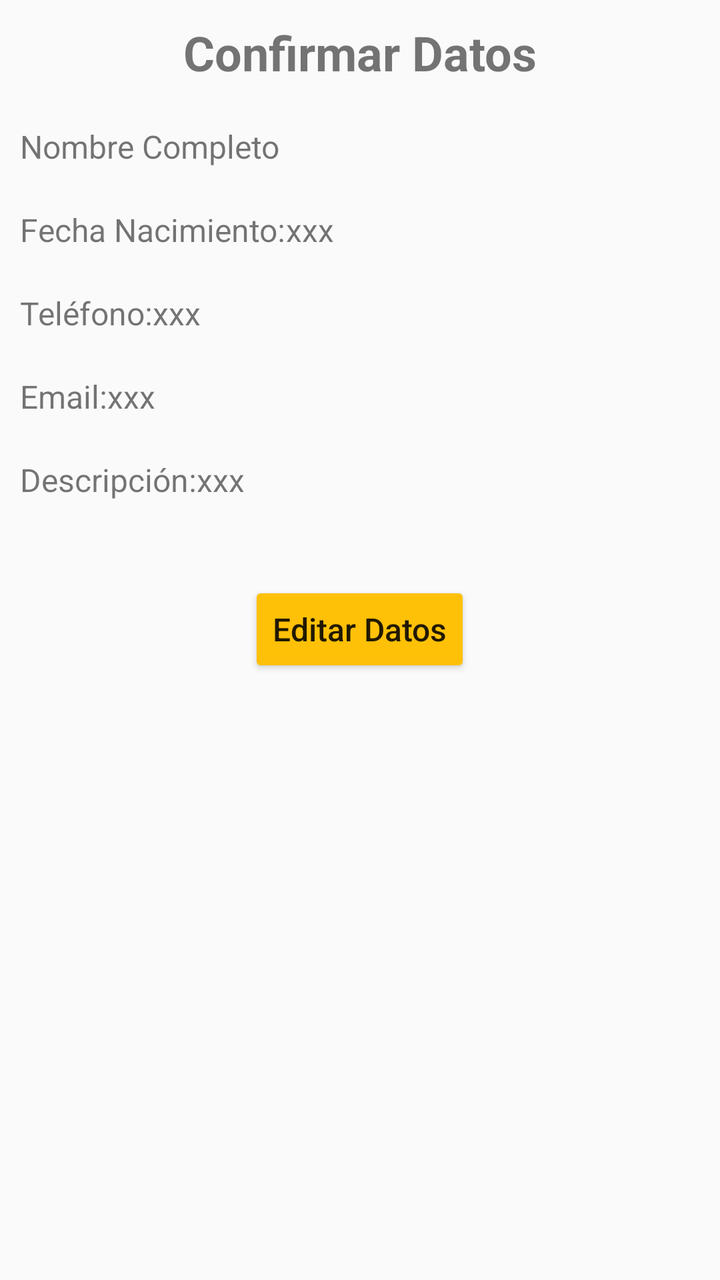
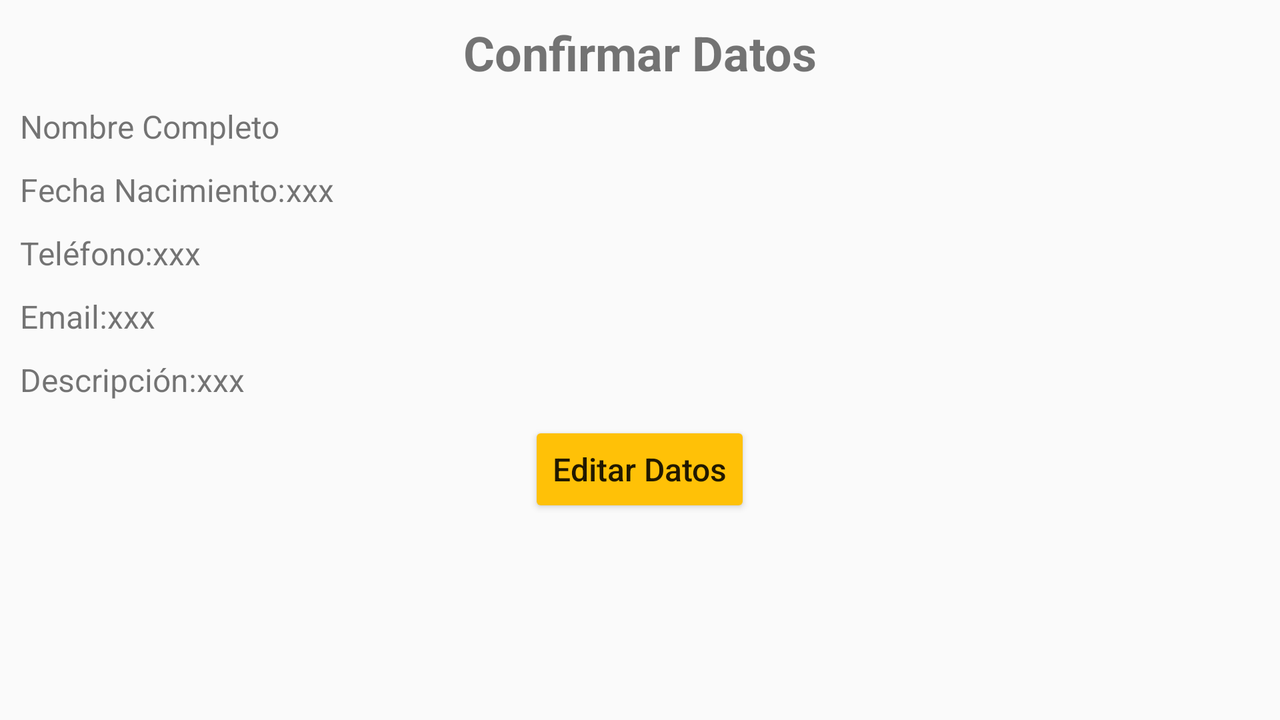

Two renders of one Android screen. The first uses the default layout on a phone; the second uses the alternative layout the repository ships for a different screen configuration, on a matching device. The two XML files are below.
<!-- AndroidManifest.xml: application theme AppTheme -->
<!-- res/layout/activity_confirma_datos.xml -->
<?xml version="1.0" encoding="utf-8"?>
<LinearLayout xmlns:android="http://schemas.android.com/apk/res/android"
    xmlns:app="http://schemas.android.com/apk/res-auto"
    xmlns:tools="http://schemas.android.com/tools"
    android:layout_width="match_parent"
    android:layout_height="match_parent"
    tools:context=".ConfirmaDatos"
    android:orientation="vertical">

    <TextView
        android:id="@+id/tvConfDatos"
        android:layout_width="match_parent"
        android:layout_height="wrap_content"
        android:layout_marginTop="@dimen/top"
        android:layout_marginLeft="@dimen/left"
        android:layout_marginRight="@dimen/right"
        android:text="@string/confirmaDatos"
        android:textSize="@dimen/textTitleSize"
        android:textStyle="bold"
        android:gravity="center_horizontal"/>

    <TextView
        android:id="@+id/tvNombre"
        android:layout_width="match_parent"
        android:layout_height="wrap_content"
        android:layout_marginTop="@dimen/topTitle"
        android:layout_marginLeft="@dimen/left"
        android:layout_marginRight="@dimen/right"
        android:layout_below="@id/tvConfDatos"
        android:textSize="@dimen/textSize"
        android:text="@string/nombre"/>

    <LinearLayout
        android:id="@+id/llFNac"
        android:layout_width="match_parent"
        android:layout_height="wrap_content"
        android:layout_marginTop="@dimen/topTitle"
        android:layout_marginLeft="@dimen/left"
        android:layout_marginRight="@dimen/right"
        android:orientation="horizontal"
        android:layout_below="@id/tvConfDatos">

        <TextView
            android:id="@+id/tvfNacimLabel"
            android:layout_width="wrap_content"
            android:layout_height="wrap_content"
            android:textSize="@dimen/textSize"
            android:text="@string/fechaNac1"/>

        <TextView
            android:id="@+id/tvfNacimInfo"
            android:layout_width="wrap_content"
            android:layout_height="wrap_content"
            android:textSize="@dimen/textSize"
            android:text="@string/vacio"/>
    </LinearLayout>

    <LinearLayout
        android:id="@+id/llTel"
        android:layout_width="match_parent"
        android:layout_height="wrap_content"
        android:layout_marginTop="@dimen/topTitle"
        android:layout_marginLeft="@dimen/left"
        android:layout_marginRight="@dimen/right"
        android:orientation="horizontal"
        android:layout_below="@id/llFNac">

        <TextView
            android:id="@+id/tvTelefLabel"
            android:layout_width="wrap_content"
            android:layout_height="wrap_content"
            android:textSize="@dimen/textSize"
            android:text="@string/telefono1"/>

        <TextView
            android:id="@+id/tvTelefInfo"
            android:layout_width="wrap_content"
            android:layout_height="wrap_content"
            android:textSize="@dimen/textSize"
            android:text="@string/vacio"/>
    </LinearLayout>

    <LinearLayout
        android:id="@+id/llEmail"
        android:layout_width="match_parent"
        android:layout_height="wrap_content"
        android:layout_marginTop="@dimen/topTitle"
        android:layout_marginLeft="@dimen/left"
        android:layout_marginRight="@dimen/right"
        android:orientation="horizontal"
        android:layout_below="@id/llTel">

        <TextView
            android:id="@+id/tvEmailLabel"
            android:layout_width="wrap_content"
            android:layout_height="wrap_content"
            android:textSize="@dimen/textSize"
            android:text="@string/email1"/>

        <TextView
            android:id="@+id/tvEmailInfo"
            android:layout_width="wrap_content"
            android:layout_height="wrap_content"
            android:textSize="@dimen/textSize"
            android:text="@string/vacio"/>
    </LinearLayout>

    <LinearLayout
        android:id="@+id/llDescrip"
        android:layout_width="match_parent"
        android:layout_height="wrap_content"
        android:layout_marginTop="@dimen/topTitle"
        android:layout_marginLeft="@dimen/left"
        android:layout_marginRight="@dimen/right"
        android:orientation="horizontal"
        android:layout_below="@id/llEmail">

        <TextView
            android:id="@+id/tvDescripLabel"
            android:layout_width="wrap_content"
            android:layout_height="wrap_content"
            android:textSize="@dimen/textSize"
            android:text="@string/descContacto1"/>

        <TextView
            android:id="@+id/tvDescripInfo"
            android:layout_width="wrap_content"
            android:layout_height="wrap_content"
            android:textSize="@dimen/textSize"
            android:text="@string/vacio"/>
    </LinearLayout>

    <Button
        android:layout_width="wrap_content"
        android:layout_height="wrap_content"
        android:layout_gravity="center_horizontal"
        android:layout_marginTop="@dimen/botonEditDatosSpace"
        android:onClick="onclicEditDatos"
        android:text="@string/editDatos"
        android:textAllCaps="false"
        android:textSize="@dimen/textSize"
        android:theme="@style/miBotonRaised" />

</LinearLayout>
<!-- resources referenced by this layout -->
<resources>
  <dimen name="botonEditDatosSpace">40sp</dimen>
  <dimen name="left">10dp</dimen>
  <dimen name="right">10dp</dimen>
  <dimen name="textSize">16sp</dimen>
  <dimen name="textTitleSize">24sp</dimen>
  <dimen name="top">10dp</dimen>
  <dimen name="topTitle">20dp</dimen>
  <string name="confirmaDatos">Confirmar Datos</string>
  <string name="descContacto1">Descripción: </string>
  <string name="editDatos">Editar Datos</string>
  <string name="email1">Email: </string>
  <string name="fechaNac1">Fecha Nacimiento: </string>
  <string name="nombre">Nombre Completo</string>
  <string name="telefono1">Teléfono: </string>
  <string name="vacio"> xxx </string>
  <style name="miBotonRaised" parent="Theme.AppCompat.Light.DarkActionBar">
          
          <item name="colorButtonNormal">@color/colorAccent</item>
          <item name="colorControlHighlight">@color/white</item>
          <item name="colorAccent">@color/colorAccent</item>
      </style>
  <style name="AppTheme" parent="Theme.AppCompat.Light.DarkActionBar">
          
          <item name="colorPrimary">@color/colorPrimary</item>
          <item name="colorPrimaryDark">@color/colorPrimaryDark</item>
          <item name="colorAccent">@color/colorAccent</item>
      </style>
  <color name="colorAccent">#FFC107</color>
  <color name="white">#FFFFFF</color>
  <color name="colorPrimary">#673AB7</color>
  <color name="colorPrimaryDark">#512DA8</color>
</resources>
<!-- res/layout-land/activity_confirma_datos.xml (the repository's variant of the layout above) -->
<!-- drawn on the phone turned sideways -->
<?xml version="1.0" encoding="utf-8"?>
<ScrollView xmlns:android="http://schemas.android.com/apk/res/android"
    xmlns:app="http://schemas.android.com/apk/res-auto"
    xmlns:tools="http://schemas.android.com/tools"
    android:layout_width="match_parent"
    android:layout_height="match_parent">
    <LinearLayout
        android:layout_width="match_parent"
        android:layout_height="match_parent"
        tools:context=".ConfirmaDatos"
        android:orientation="vertical">

        <TextView
            android:id="@+id/tvConfDatos"
            android:layout_width="match_parent"
            android:layout_height="wrap_content"
            android:layout_marginTop="@dimen/top"
            android:layout_marginLeft="@dimen/left"
            android:layout_marginRight="@dimen/right"
            android:text="@string/confirmaDatos"
            android:textSize="@dimen/textTitleSize"
            android:textStyle="bold"
            android:gravity="center_horizontal"/>

        <TextView
            android:id="@+id/tvNombre"
            android:layout_width="match_parent"
            android:layout_height="wrap_content"
            android:layout_marginTop="@dimen/top"
            android:layout_marginLeft="@dimen/left"
            android:layout_marginRight="@dimen/right"
            android:layout_below="@id/tvConfDatos"
            android:textSize="@dimen/textSize"
            android:text="@string/nombre"/>

        <LinearLayout
            android:id="@+id/llFNac"
            android:layout_width="match_parent"
            android:layout_height="wrap_content"
            android:layout_marginTop="@dimen/top"
            android:layout_marginLeft="@dimen/left"
            android:layout_marginRight="@dimen/right"
            android:orientation="horizontal"
            android:layout_below="@id/tvConfDatos">

            <TextView
                android:id="@+id/tvfNacimLabel"
                android:layout_width="wrap_content"
                android:layout_height="wrap_content"
                android:textSize="@dimen/textSize"
                android:text="@string/fechaNac1"/>

            <TextView
                android:id="@+id/tvfNacimInfo"
                android:layout_width="wrap_content"
                android:layout_height="wrap_content"
                android:textSize="@dimen/textSize"
                android:text="@string/vacio"/>
        </LinearLayout>

        <LinearLayout
            android:id="@+id/llTel"
            android:layout_width="match_parent"
            android:layout_height="wrap_content"
            android:layout_marginTop="@dimen/top"
            android:layout_marginLeft="@dimen/left"
            android:layout_marginRight="@dimen/right"
            android:orientation="horizontal"
            android:layout_below="@id/llFNac">

            <TextView
                android:id="@+id/tvTelefLabel"
                android:layout_width="wrap_content"
                android:layout_height="wrap_content"
                android:textSize="@dimen/textSize"
                android:text="@string/telefono1"/>

            <TextView
                android:id="@+id/tvTelefInfo"
                android:layout_width="wrap_content"
                android:layout_height="wrap_content"
                android:textSize="@dimen/textSize"
                android:text="@string/vacio"/>
        </LinearLayout>

        <LinearLayout
            android:id="@+id/llEmail"
            android:layout_width="match_parent"
            android:layout_height="wrap_content"
            android:layout_marginTop="@dimen/top"
            android:layout_marginLeft="@dimen/left"
            android:layout_marginRight="@dimen/right"
            android:orientation="horizontal"
            android:layout_below="@id/llTel">

            <TextView
                android:id="@+id/tvEmailLabel"
                android:layout_width="wrap_content"
                android:layout_height="wrap_content"
                android:textSize="@dimen/textSize"
                android:text="@string/email1"/>

            <TextView
                android:id="@+id/tvEmailInfo"
                android:layout_width="wrap_content"
                android:layout_height="wrap_content"
                android:textSize="@dimen/textSize"
                android:text="@string/vacio"/>
        </LinearLayout>

        <LinearLayout
            android:id="@+id/llDescrip"
            android:layout_width="match_parent"
            android:layout_height="wrap_content"
            android:layout_marginTop="@dimen/top"
            android:layout_marginLeft="@dimen/left"
            android:layout_marginRight="@dimen/right"
            android:orientation="horizontal"
            android:layout_below="@id/llEmail">

            <TextView
                android:id="@+id/tvDescripLabel"
                android:layout_width="wrap_content"
                android:layout_height="wrap_content"
                android:textSize="@dimen/textSize"
                android:text="@string/descContacto1"/>

            <TextView
                android:id="@+id/tvDescripInfo"
                android:layout_width="wrap_content"
                android:layout_height="wrap_content"
                android:textSize="@dimen/textSize"
                android:text="@string/vacio"/>
        </LinearLayout>

        <Button
            android:layout_width="wrap_content"
            android:layout_height="wrap_content"
            android:layout_gravity="center_horizontal"
            android:layout_marginTop="@dimen/top"
            android:onClick="onclicEditDatos"
            android:text="@string/editDatos"
            android:textAllCaps="false"
            android:textSize="@dimen/textSize"
            android:theme="@style/miBotonRaised" />

    </LinearLayout>
</ScrollView>
<!-- resources referenced by the variant -->
<!-- as the phone turned sideways resolves them -->
<resources>
  <dimen name="left">10dp</dimen>
  <dimen name="right">10dp</dimen>
  <dimen name="textSize">16sp</dimen>
  <dimen name="textTitleSize">24sp</dimen>
  <dimen name="top">10dp</dimen>
  <string name="confirmaDatos">Confirmar Datos</string>
  <string name="descContacto1">Descripción: </string>
  <string name="editDatos">Editar Datos</string>
  <string name="email1">Email: </string>
  <string name="fechaNac1">Fecha Nacimiento: </string>
  <string name="nombre">Nombre Completo</string>
  <string name="telefono1">Teléfono: </string>
  <string name="vacio"> xxx </string>
  <style name="miBotonRaised" parent="Theme.AppCompat.Light.DarkActionBar">
          
          <item name="colorButtonNormal">@color/colorAccent</item>
          <item name="colorControlHighlight">@color/white</item>
          <item name="colorAccent">@color/colorAccent</item>
      </style>
  <style name="AppTheme" parent="Theme.AppCompat.Light.DarkActionBar">
          
          <item name="colorPrimary">@color/colorPrimary</item>
          <item name="colorPrimaryDark">@color/colorPrimaryDark</item>
          <item name="colorAccent">@color/colorAccent</item>
      </style>
  <color name="colorAccent">#FFC107</color>
  <color name="white">#FFFFFF</color>
  <color name="colorPrimary">#673AB7</color>
  <color name="colorPrimaryDark">#512DA8</color>
</resources>
